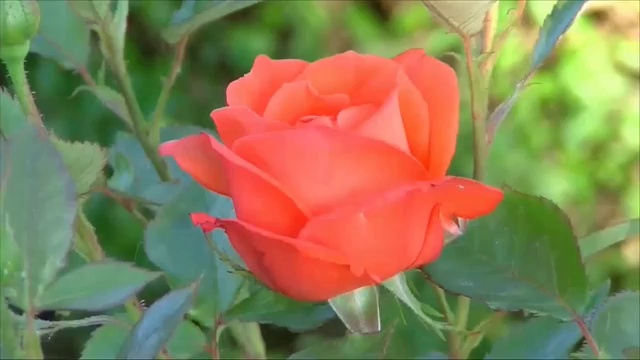
#> input picture Frame_as_6.jpg, 640 x 360 px, given in place of bird.jpg, which was not available; the run also reads 1 picture not shown here
$ python main_image.py
#> lines starting #> are read from the running program, lines starting #| are printed output that depends on the picture; pictures that were not available may be replaced by others from this repository, and a replacement may not be noted
import cv2
import numpy as np

# Task A
imgb=cv2.imread('bird.jpg',1)
#> imgb is the input picture: shape (360, 640, 3); mean B, G, R 85.4, 126.5, 138.7
#cv2.imshow("bird.jpg",imgb)
print("Image Shape",imgb.shape)
#| Image Shape (360, 640, 3)
pxb=imgb[213,320]
#> pxb = [59, 70, 251]
print(pxb)
#| [ 59  70 251]
imgc=cv2.imread('cat.jpg',1)
print("Image Shape", imgc.shape)
#| Image Shape (360, 640, 3)
pxc=imgc[195,320]
#> pxc = [112, 126, 255]
print(pxc)
#| [112 126 255]
imgf=cv2.imread('flowers.jpg',1)
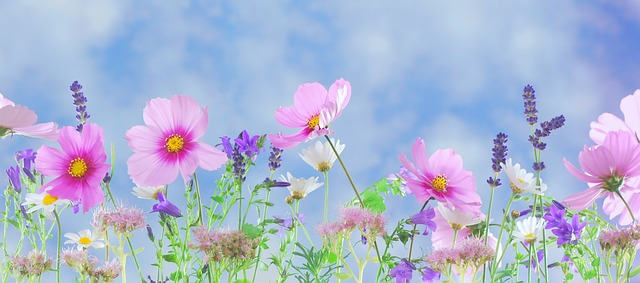
#> input picture flowers.jpg, 640 x 283 px
#> imgf is the input picture: shape (283, 640, 3); mean B, G, R 209, 182.4, 172.4
print("Image Shape",imgf.shape)
#| Image Shape (283, 640, 3)
pxf=imgf[141,320]
#> pxf = [223, 206, 187]
print(pxf)
#| [223 206 187]
imgh=cv2.imread('horse.jpg',1)
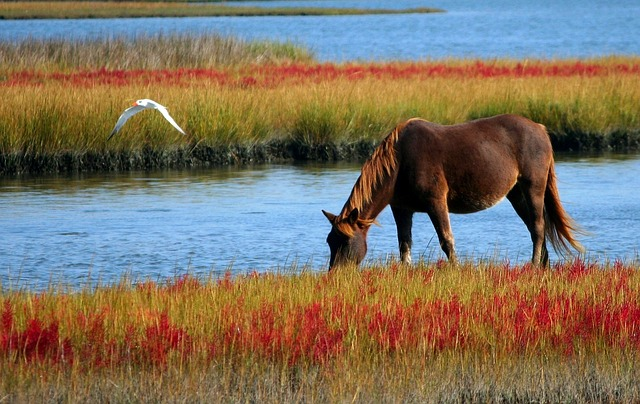
#> input picture horse.jpg, 640 x 404 px
#> imgh is the input picture: shape (404, 640, 3); mean B, G, R 95.9, 113.2, 126.6
print("Image Shape",imgh.shape)
#| Image Shape (404, 640, 3)
pxh=imgh[202,320]
#> pxh = [238, 192, 145]
print(pxh)
#| [238 192 145]

#Task B
cv2.imshow("Original Image",imgc)
cv2.waitKey(0)
B,G,R=cv2.split(imgc)
zeros=np.zeros(imgc.shape[:2],dtype="uint8")
cv2.imshow("cat_red.jpg",cv2.merge([zeros,zeros,R]))
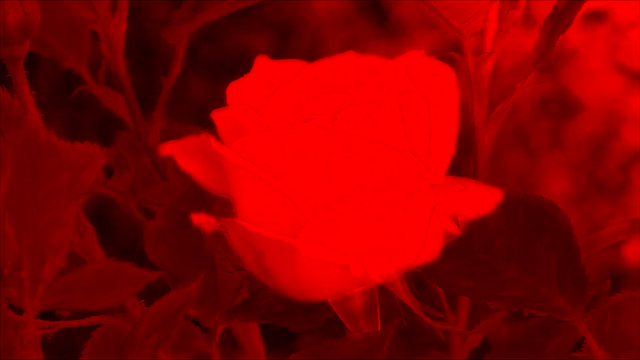
#> window 'cat_red.jpg': shape (360, 640, 3); mean B, G, R 0, 0, 138.7
cv2.imwrite("cat_red.jpg",imgc)
cv2.waitKey(0)
cv2.destroyAllWindows()

#Task C
cv2.imshow("Original Image",imgf)
cv2.waitKey(0)
B_f,G_f,R_f=cv2.split(imgf)
B_f=B_f*50
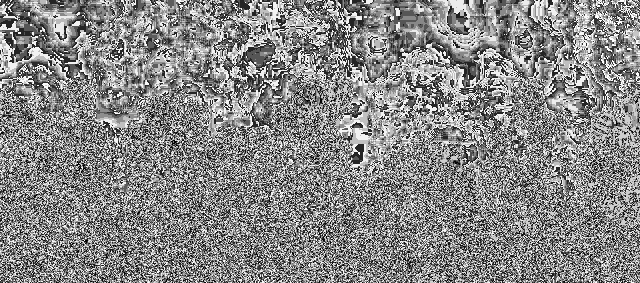
#> B_f: shape (283, 640); min 0, max 254, mean 135.4
G_f=G_f*50
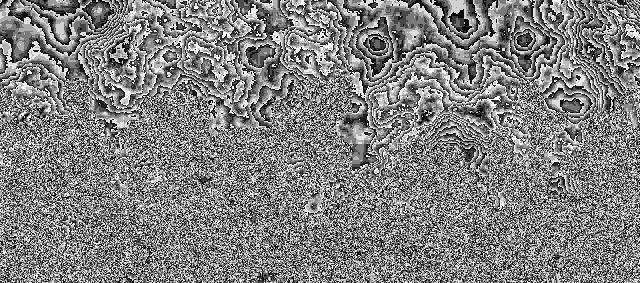
#> G_f: shape (283, 640); min 0, max 254, mean 129
R_f=R_f*50
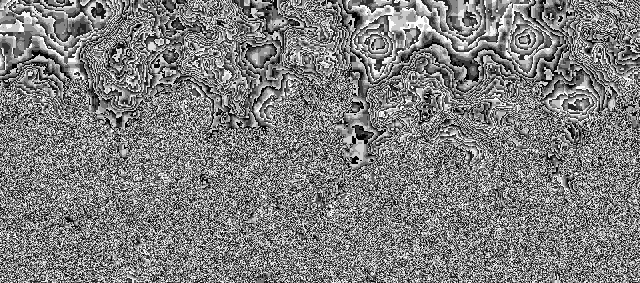
#> R_f: shape (283, 640); min 0, max 254, mean 126.5
imgfa=cv2.cvtColor(imgf, cv2.COLOR_BGR2BGRA)
A_f=np.ones(imgfa.shape[:2],dtype=np.uint8)
imgfa=cv2.merge([B_f,G_f,R_f,A_f])
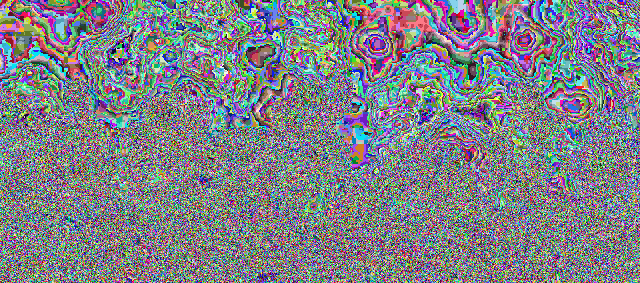
#> imgfa: shape (283, 640, 4); mean B, G, R, A 135.4, 129, 126.5, 1
#print(imgfa.shape)
cv2.imshow("flowers_alpha.png",imgfa)
cv2.imwrite("flowers_alpha.png",imgfa)
cv2.waitKey(0)
cv2.destroyAllWindows()
